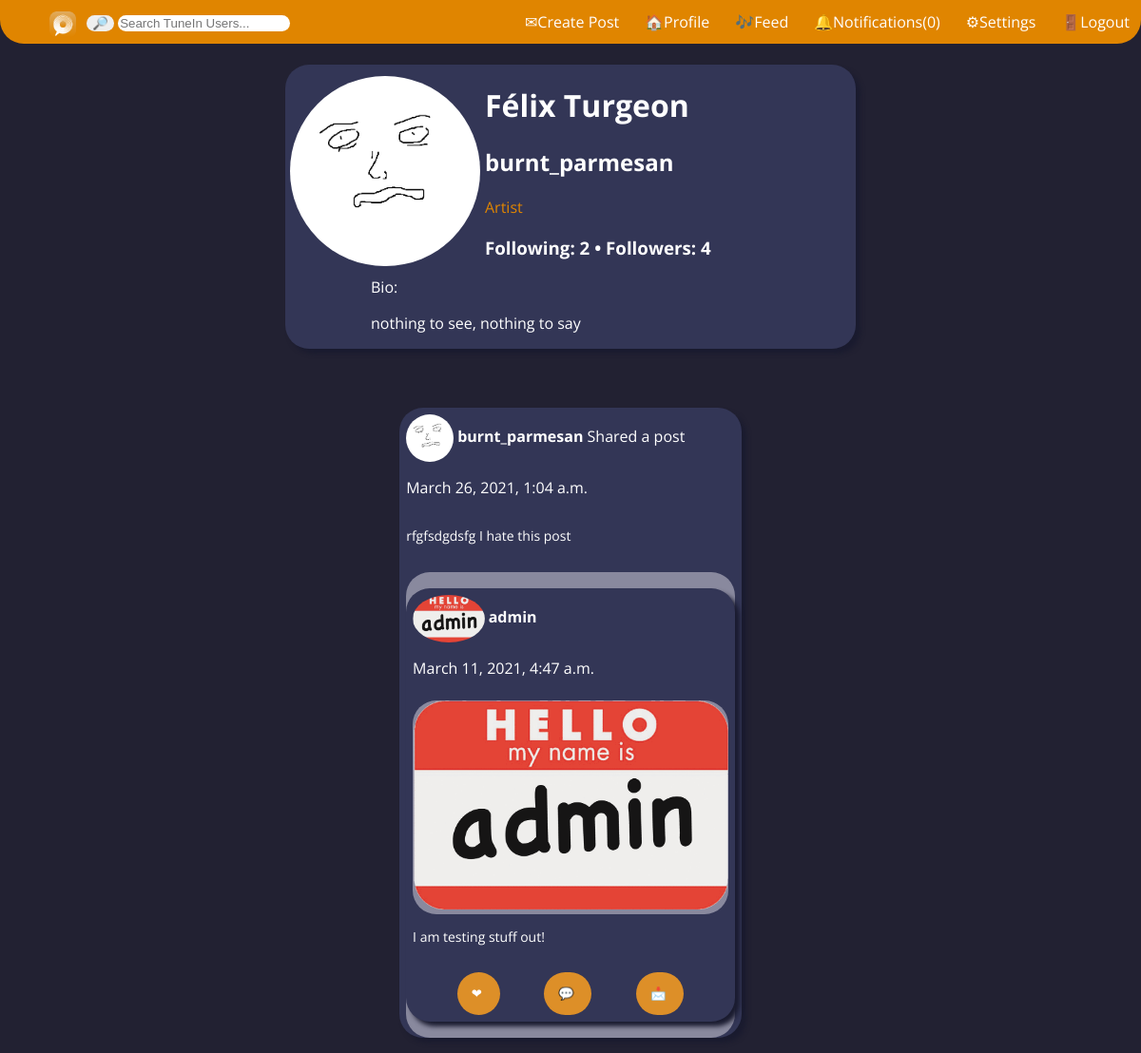
The app's page /user_profile/ (signed in, upper part), older data.
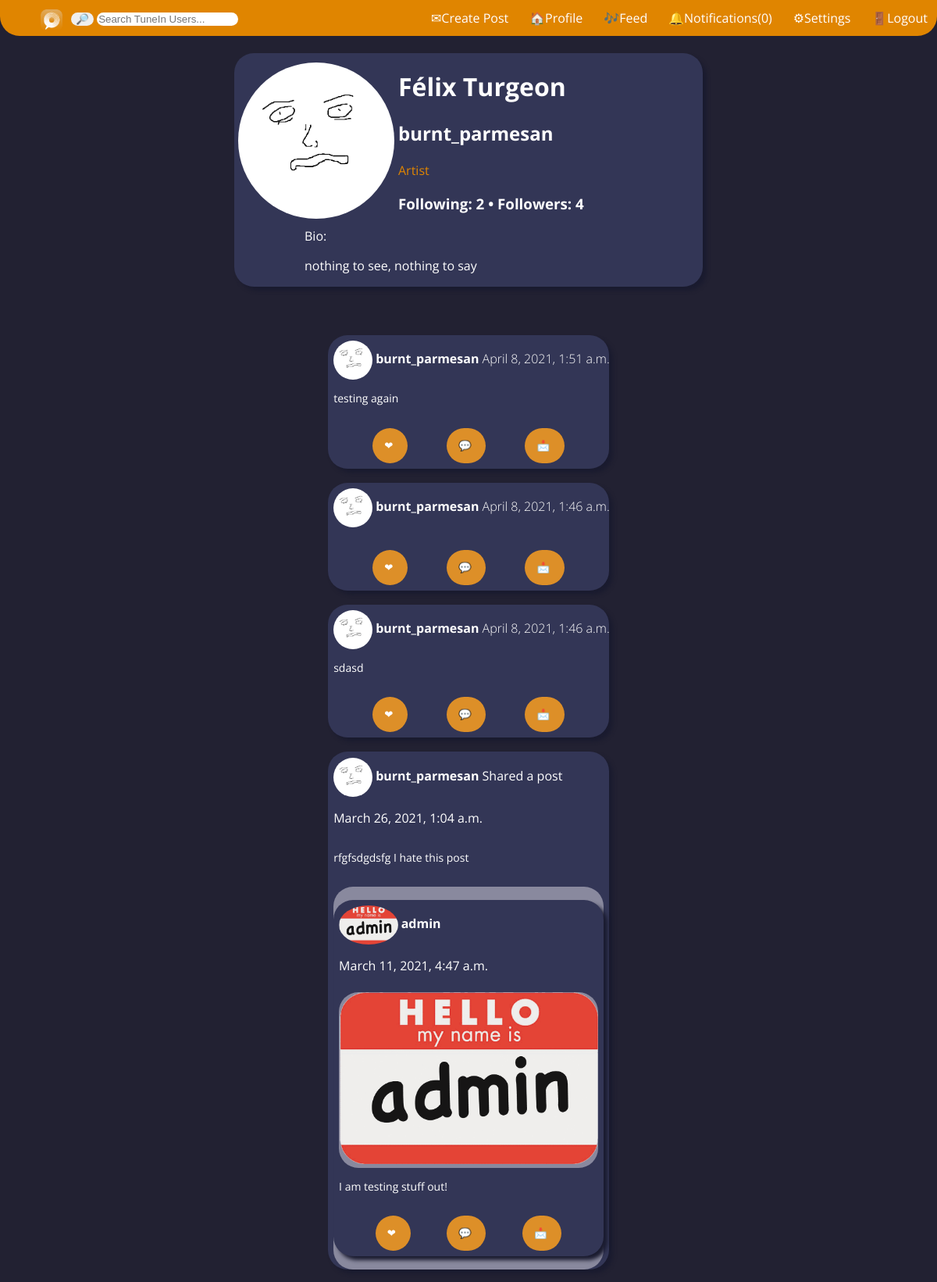
The same page, newer data.
### news/models.py (models this page shows, shortened)
class SharedPost(models.Model):
    originPost = models.ForeignKey(Post, on_delete=models.CASCADE,null=True)
    user = models.ForeignKey(User, on_delete=models.CASCADE)
    date_posted = models.DateTimeField(default=timezone.now)
    description = models.CharField(max_length=255, blank=True)
    def get_date(self):
        return self.date_posted

class Post(models.Model):
    description = models.CharField(max_length=255, blank=True)
    pic = models.ImageField(upload_to='static/media/postPictures', blank=True, null=True)
    choose_file = models.FileField(upload_to='static/media/mediaFiles', validators=[validate_file_extension], blank=True, null=True)
    date_posted = models.DateTimeField(default=timezone.now)
    user_name = models.ForeignKey(User, on_delete=models.CASCADE)
    tags = models.CharField(max_length=100, blank=True)
    def __str__(self):
        return self.description
    def get_date(self):
        return self.date_posted

### user_profile/models.py (models this page shows, shortened)
class Profile(models.Model):
    user = models.OneToOneField(User, on_delete=models.CASCADE)
    User._meta.get_field('email')._unique = True
    first_name = models.CharField(max_length=20,default="")
    last_name = models.CharField(max_length=20,default="")
    bio = models.CharField(max_length=500,default="n/a")
    photo = models.ImageField(upload_to='static/media/profilePictures')

### user_profile/views.py (the view)
# urls.py: path('', views.index, name='user_profile')
def index(request):
    if request.user.is_authenticated:
        followers = 0
        friends = 0
        posts = {}
        try:
            sample_user = User.objects.get(username= request.GET.get('username'))
            artist = sample_user.groups.filter(name='artists').exists()
            if artist:
                followers = Following.objects.filter(user= sample_user).count()
                posts = Post.objects.filter(user_name__username =request.GET.get('username'))
                posts = posts.order_by('-date_posted')
                for post in posts:
                    print(post)
            sharedPosts = SharedPost.objects.filter(user=sample_user)
            if sharedPosts:
                sharedPosts = sharedPosts.order_by('-date_posted')
                l_posts = list(posts)
                l_shared = list(sharedPosts)
                l_posts.extend(l_shared)
                print(l_posts)
                all_posts = sorted(l_posts,key=lambda x: x.get_date(),reverse=True)
                print(all_posts)
                posts = all_posts
            following = Following.objects.filter(follower= sample_user).count()
            con = {'user': sample_user,
            'artist': artist,
            'posts':posts,
            'followers': followers,
            'following': following,
            'otherUser':True}
        except User.DoesNotExist:
            print("USER NOT FOUND, SHOWING LOGGED IN PROFILE")
            sample_user = request.user
            followers = 0
            friends = 0
            artist = sample_user.groups.filter(name='artists').exists()
            if artist:
                followers = Following.objects.filter(user= request.user).count()
                posts = Post.objects.filter(user_name__username =request.user.username)
                posts = posts.order_by('-date_posted')
                for post in posts:
                    print(post)
            sharedPosts = SharedPost.objects.filter(user=sample_user)
            if sharedPosts:
                sharedPosts = sharedPosts.order_by('-date_posted')
                l_posts = list(posts)
                l_shared = list(sharedPosts)
                l_posts.extend(l_shared)
                print(l_posts)
                all_posts = sorted(l_posts,key=lambda x: x.get_date(),reverse=True)
                print(all_posts)
                posts = all_posts
            following = Following.objects.filter(follower= request.user).count()
            con = {'user': sample_user,
            'artist': artist,
            'posts':posts,
            'followers': followers,
            'following': following,
            'otherUser':False}
        template = loader.get_template('user_profile/index.html')
        return HttpResponse(template.render(con))
    else:
        return  HttpResponseRedirect('/')

### templates/user_profile/index.html (shortened to what the changed rows need)
{% extends 'base.html' %}
{% load static %}
{% block content %}
<br>
<link href="{% static 'user_profile/index.css' %}" rel="stylesheet">
<link rel="stylesheet" href="{% static 'css/news.css' %}">
<div class="gridLayout">
    <div class="middle">
        <div class="topInfo">
            {% if user %}
            <div class="c_icon"><img class="icon" src="{{user.profile.photo.url }}"></div>
            <div class="names">
                <h1 id="name">{{user.profile.first_name}} {{user.profile.last_name}}</h1>
                <h2 id="username">{{user.username}}</h2><span class="account_type">{% if artist%}Artist{%else%}Fan{%endif%}</span>
                <h3>Following: <span id="following"> {{user.profile.following}} </span>
                    {% if artist %}
                    • Followers: <span id="followers"> NAN </span></h3>
                {% endif %}
            </div>
            <br>
            <div class="bio">
                Bio:
                <p id="bio">{{user.profile.bio}}</p>
            </div>
            {% else %}
            User not found?
            Make sure the username in the url matches who you're looking for!
            {% endif %}
        </div>
        <br>
        <br>
        <div class="posts">
            {% if user %}
            {% if artist %}
            {% for post in posts %}
            {% if post.originPost %}
<div class="post" id="{{post.id}}">
    <div class="post_header">
        <img class ="post_icon" src="{{post.user.profile.photo.url }}">
        <a class="post_username" href="{% url 'user_profile' %}?username={{post.user}}">{{post.user}}</a> Shared a post
        <p id="date">{{post.date_posted}}</p>
    </div>
    <div class="post_text">
        <p>
               {{post.description}}
        </p>
    </div>
    <div class="post_content">
    <div class="post" id="{{post.originPost.id}}">
        <div class="post_header">
            <img class ="post_icon" src="{{post.originPost.user_name.profile.photo.url }}">
            <a class="post_username" href="{% url 'user_profile' %}?username={{post.originPost.user_name}}">{{post.originPost.user_name}}</a>
            <p id="date">{{post.originPost.date_posted}}</p>
        </div>
        <div class="post_content">
            <img src="{{post.originPost.pic.url}}">
        </div>
        <div class="post_text">
            <p>
                   {{post.originPost.description}}
            </p>
        </div>
        <div class="post_interactables">
            <div>
                <button class="btn" onclick='likePost({{post.originPost.id}})' id='likeButton'>
            <span class="btn-icon">❤</span>
            </button></div>
            <div><button class="btn" onclick='showCommentPopup({{post.originPost.id}})'>
            <span class="btn-icon">💬</span>
            </button></div>
            <div><button class="btn" onclick='prepForSharing({{post.originPost.id}})'>
            <span class="btn-icon">📩</span>
            </button></div>
        </div>
    </div>
    </div>
</div>
 {%else%}
            <div class="post" id="{{post.id}}">
                <div class="post_header">
                    <img class="post_icon" src="{{user.profile.photo.url }}">
                    <a class="post_username" href="">{{user.username}}</a>
                    <span class="date">{{post.date_posted}}</span>
                </div>
                <div class="post_text">
                    <p>{{post.description}}</p>
                </div>
                <div class="post_interactables">
                    <div>
                        <button class="btn" id='likeButton' onclick='likePost({{post.id}})'>
                            <span class="btn-icon">❤</span>
                        </button>
                    </div>
                    <div>
                        <button class="btn" onclick='showCommentPopup({{post.id}})'>
                            <span class="btn-icon">💬</span>
                        </button>
                    </div>
                    <div>
                        <button class="btn" onclick='prepForSharing({{post.id}})'>
                            <span class="btn-icon">📩</span>
                        </button>
                    </div>
                </div>
            </div>
            {%endif%}
            {% endfor %}
            {% endif %}
            {% endif %}
        </div>
    </div>
</div>
{% endblock %}

Row changes from the older to the newer data that the page shows:
added Post: profile.photo (picture), {{ user.username }} "burnt_parmesan", date_posted "April 8, 2021, 1:51 a.m.", description "testing again"
added Post: profile.photo (picture), {{ user.username }} "burnt_parmesan", date_posted "April 8, 2021, 1:46 a.m."
added Post: profile.photo (picture), {{ user.username }} "burnt_parmesan", date_posted "April 8, 2021, 1:46 a.m.", description "sdasd"
